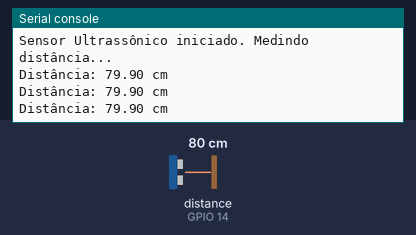
Simulated run of this program. Board: ESP32 board running MicroPython. Shown: the last lines printed to the serial console. The inputs (shaded band) are chosen by the test bench; at power-on: distance to the obstacle (sensor on GPIO 14) 80 cm. The echo pulse lasts 58.3 µs per cm.

Above: at 1.2 s.
1.3 s: distance to the obstacle (sensor on GPIO 14) set to 2 cm
At 1.9 s:
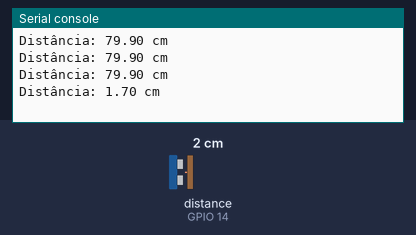
2.8 s: distance to the obstacle (sensor on GPIO 14) set to 4 cm
At 3.4 s:
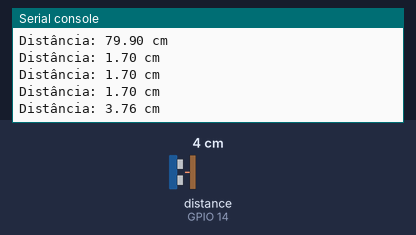
Timing chart, 0 to 5.8 s (numbered marks = the images above; inputs shaded):
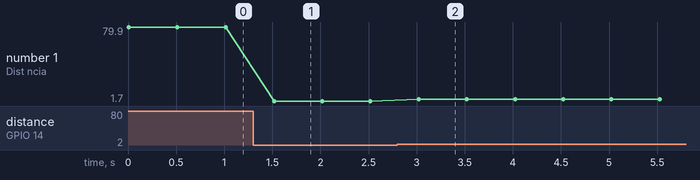

The program:

main.py
```python
from machine import Pin
import time

# --- Configuração dos Pinos ---
trigger_pin = Pin(12, Pin.OUT)
echo_pin = Pin(14, Pin.IN)

print("Sensor Ultrassônico iniciado. Medindo distância...")

# --- Loop Principal ---
while True:
    # --- Passo 1: Enviar o pulso de Trigger ---
    # Garante que o pino de trigger comece em nível baixo
    trigger_pin.value(0)
    time.sleep_us(2)
    # Envia um pulso de 10 microssegundos para o pino de trigger
    trigger_pin.value(1)
    time.sleep_us(10)
    trigger_pin.value(0)

    # --- Passo 2: Medir a duração do pulso de Echo ---
    # A precisão aqui é fundamental, por isso usamos 'ticks_us' para microssegundos.

    # Espera o pino de echo subir para ALTO (início da medição)
    # Adicionamos um limite para não travar o programa se não houver eco
    timeout_start = time.ticks_us()
    while echo_pin.value() == 0:
        # Se esperar demais, desiste
        if time.ticks_diff(time.ticks_us(), timeout_start) > 10000:
            break

    # Se o loop acima não estourou o timeout
    if echo_pin.value() == 1:
        # Marca o tempo de início do pulso
        tempo_inicio = time.ticks_us()

        # Espera o pino de echo descer para BAIXO (fim da medição)
        while echo_pin.value() == 1:
            # Se o pulso for longo demais (objeto muito longe ou sem objeto), desiste
            if time.ticks_diff(time.ticks_us(), tempo_inicio) > 23200: # ~4 metros
                break

        # Marca o tempo de fim do pulso
        tempo_fim = time.ticks_us()

        # Calcula a duração do pulso em microssegundos
        duracao = time.ticks_diff(tempo_fim, tempo_inicio)

        # --- Passo 3: Calcular a distância ---
        # Distância (cm) = (duração * velocidade do som em cm/µs) / 2
        distancia_cm = (duracao * 0.0343) / 2

        # Exibe o resultado no monitor serial
        print(f"Distância: {distancia_cm:.2f} cm")
    else:
        print("Erro: Eco não detectado.")

    # Aguarda um pouco antes da próxima medição
    time.sleep(0.5)
```

Measured:
- after the input at 1.3 s, the serial console: prints a new line after 0.22 s (image 1)
- after the input at 2.8 s, the serial console: prints a new line after 0.22 s (image 2)
- plotted number 1: 79.9 → 1.7 after the input at 1.3 s, 1.7 → 3.76 after the input at 2.8 s
